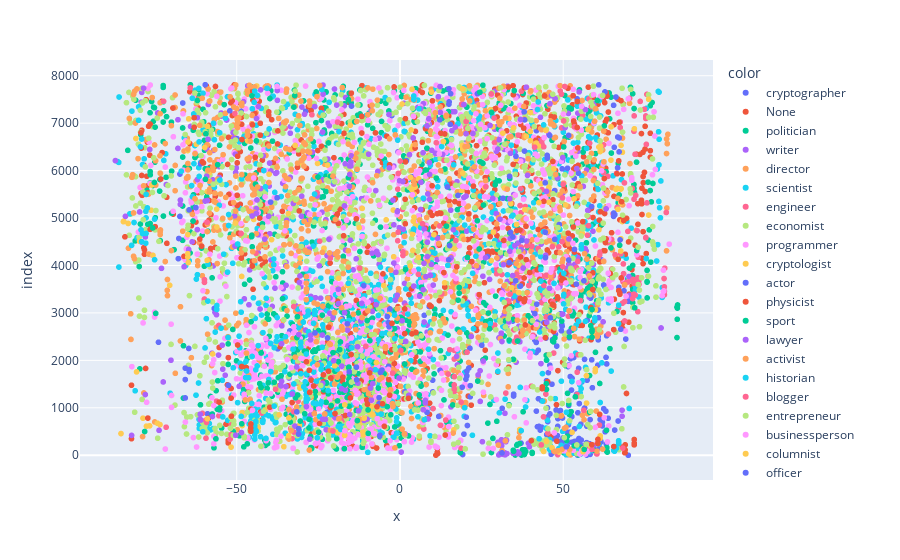

Notebook cell for this chart:
### Code cell
ex.scatter(components_tsne[:, 0], components_tsne[:, 1], color=df.occupation)
